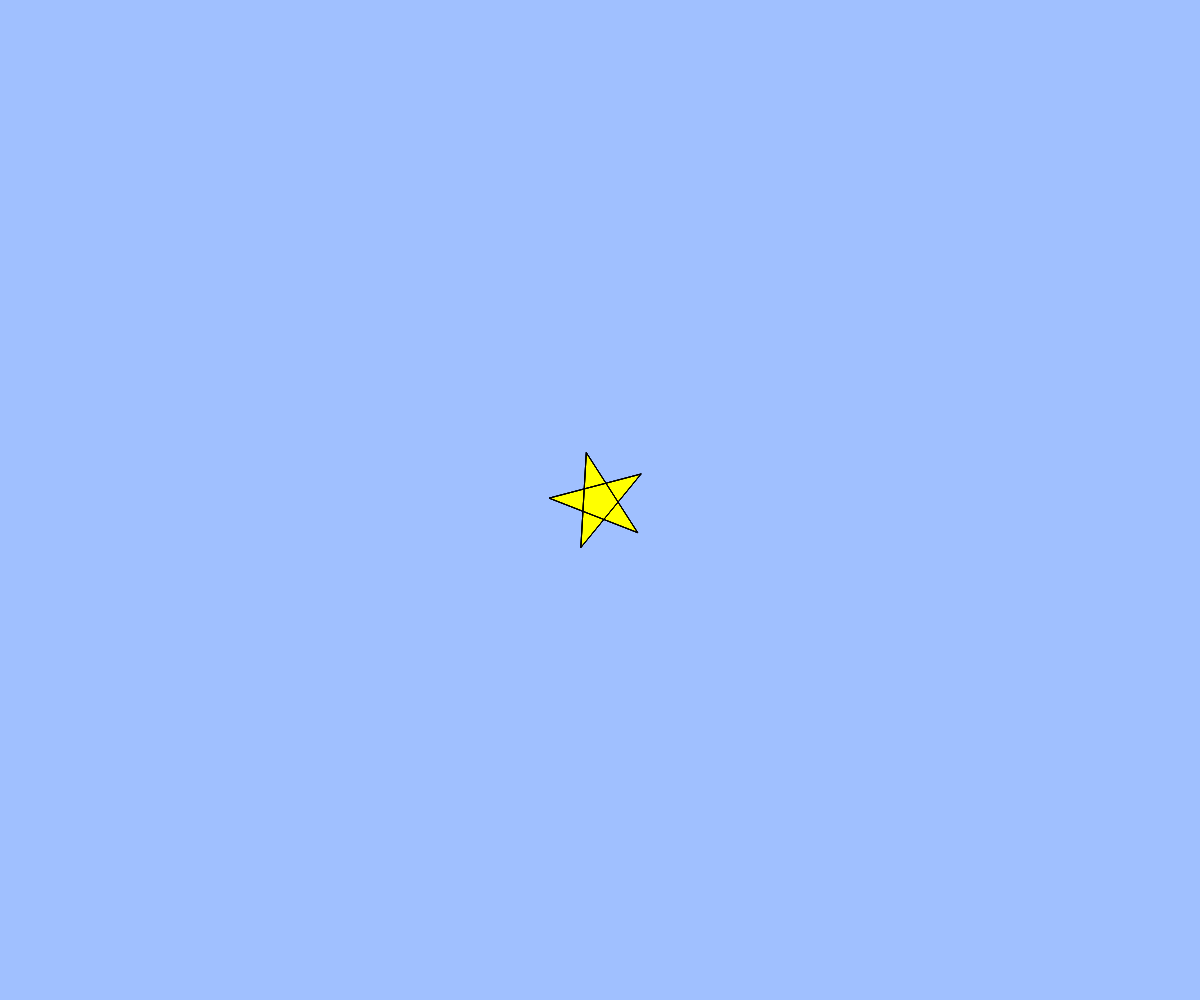
Frame 1 (no input)
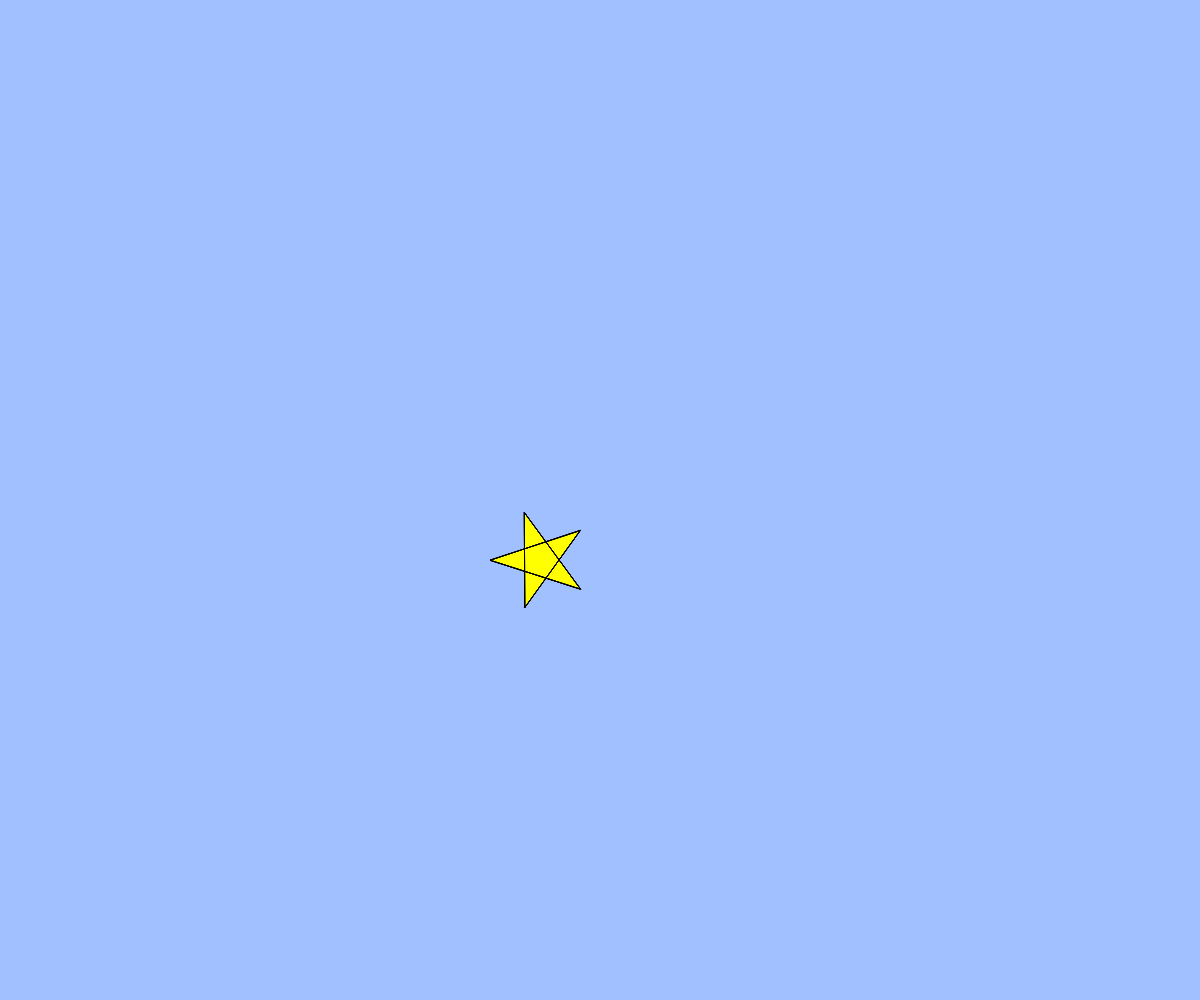
Frame 60 (no input)
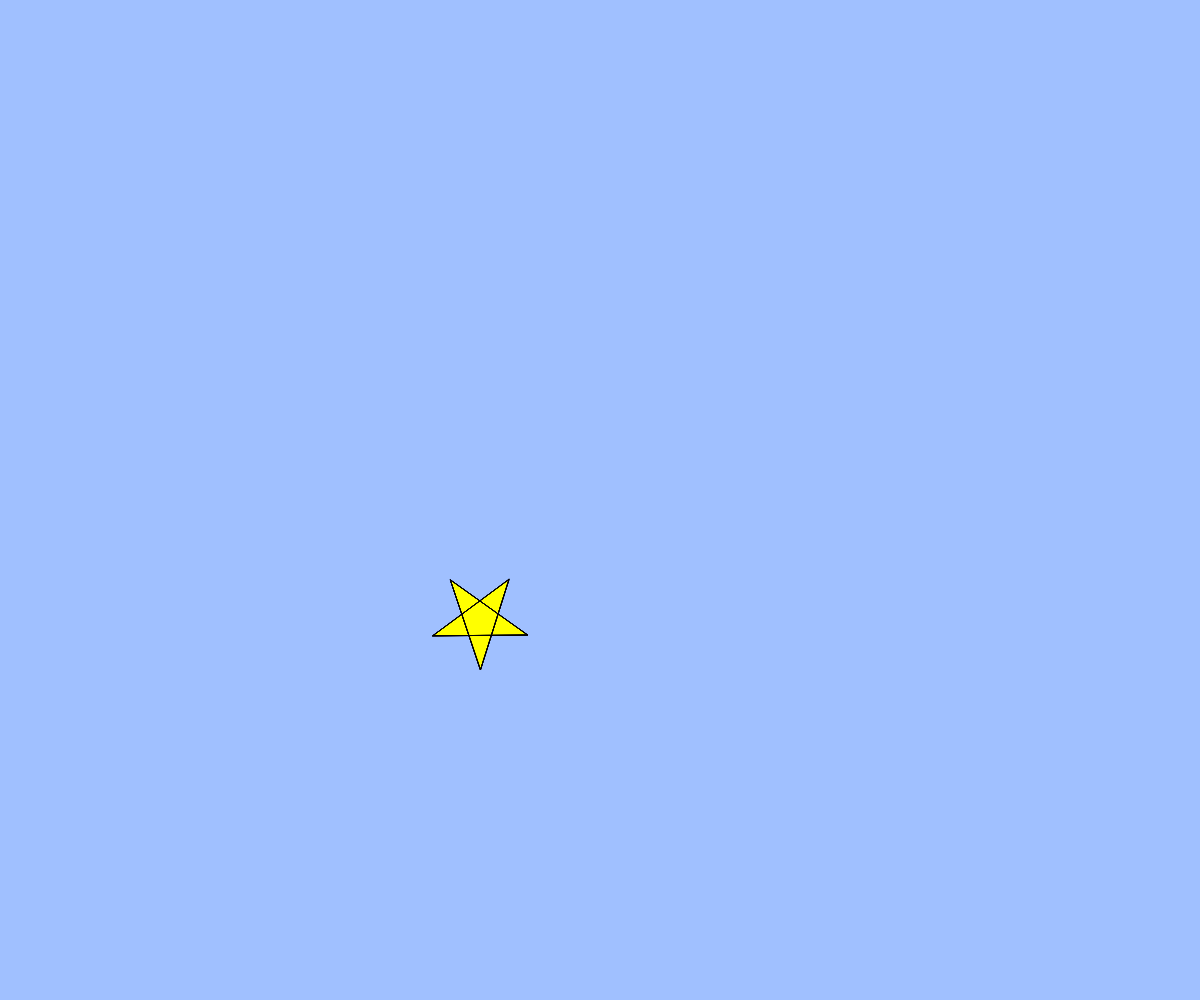
Frame 120 (the mouse pressed at the canvas centre since frame 60)

The p5.js sketch that drew these frames (run headless with seeded random() and noise() and a simulated clock; from frame 60 on, the mouse is pressed at the canvas centre):

// p5.js sketch
// ── sketch.js
// テキスト「アニメーション」
let x, y, vx, vy,angle;

function setup(){
  createCanvas(windowWidth, windowHeight);
  x = width / 2;
  y = height / 2;
  vx = 8;
  vy = 8;
  angle = 0;
}

function draw(){
  background(160, 192, 255);
  angle ++
  x --
  y ++
  fill(255,255,0);
  star(x,y,50,angle);

  // 端の処理パターン (1) 反対側から出てくる
  if(x > width){ x = 0; }
  else if(x < 0){ x = width; }
  if(y > height){ y = 0; }
  if(y < 0){ y = height; }
}

function star(cx, cy, r, angle){
  beginShape();
  for(var i = 0; i < 20; i++){
    var theta = TWO_PI * i * 2 / 5 - HALF_PI+angle;
    var x = cx + cos(theta) * r;
    var y = cy + sin(theta) * r;
    vertex(x,y);
  }
  endShape(CLOSE);
}

function windowResized(){
  resizeCanvas(windowWidth, windowHeight);
}
